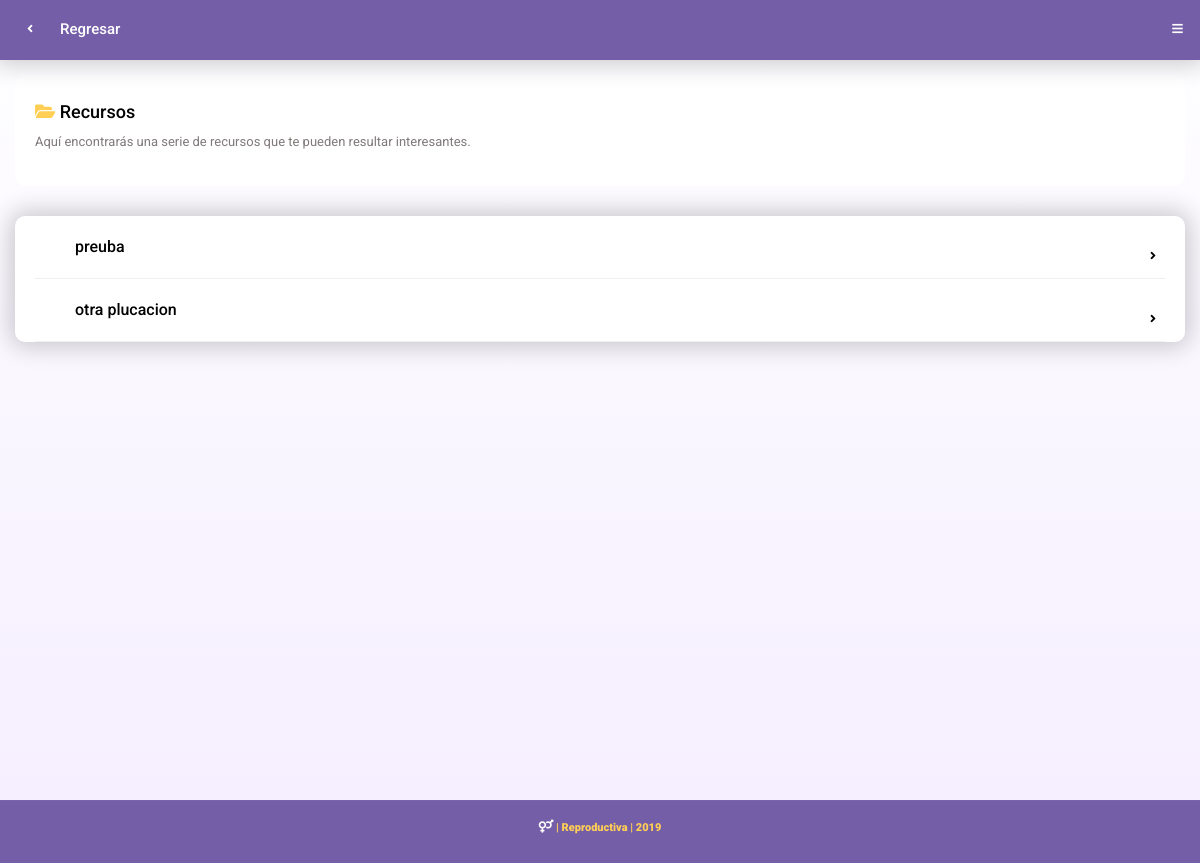
The page /archivos_list/ on the database as committed earlier.
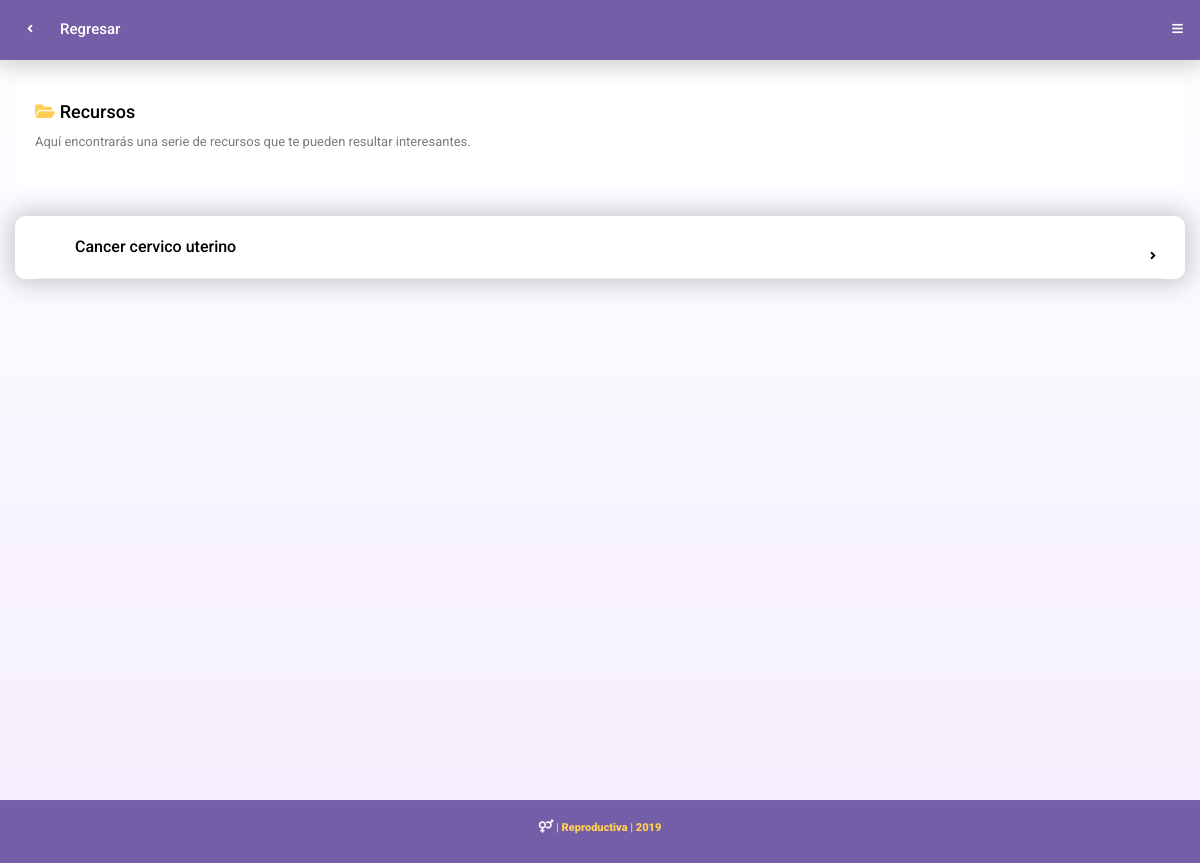
The same page on the database as committed later.
### reproductivaApp/models.py (models this page shows, shortened)
class Archivos(models.Model):
      nombre= models.TextField(max_length=150, null=True)
      descrip=models.TextField(null=True)
      fecha_publicacion=models.DateField()
      autor=models.TextField(max_length=150, null=True)
      usuario_creo=models.ForeignKey(User, on_delete=models.CASCADE,)
      archivo=models.FileField(upload_to='archivos/', null=True)

### reproductivaApp/views.py (the view)
# urls.py: url(r'^archivos_list/$', views.archivos, name="archivos_list"),
def archivos(request):
    archivo_list =Archivos.objects.all()
    return render(request,'archivos.html',{'detalleArchivo':archivo_list})

### templates/archivos.html (shortened to what this page needs)
{% extends 'base.html' %}
{% load staticfiles %}
{% block content %}
    <div class="header header-light header-logo-app">
		<a href="/" class="header-title" style="color:white;">Regresar</a>
		<a href="/" class="header-icon header-icon-1"><i class="fas fa-angle-left"></i></a>
		<a data-menu="menu-1" data-menu-type="menu-sidebar-left-push" href="#" class="header-icon header-icon-2"><i class="fas fa-bars"></i></a>
    </div>
 	<div class="page-content header-clear-large">
<div class="content-box bg-white">
    <h4 class="top-25">
			<span class="fa fa-folder-open color-yellow-light"></span>	Recursos
			</h4>
			<p>
			Aquí encontrarás una serie de recursos que te pueden resultar interesantes.
			</p>
</div>
        <div class="bg-white shadow-large content-box">
            <ul class="link-list link-list-large bottom-0">
                {% for item in detalleArchivo %}
                <li><a href="{% url 'archivos_detalle'  %}?id_archivo={{ item.id }}"><i class="fa fa-angle-right"></i><i></i><span>{{ item.nombre}}</span><em></em></a></li>
                    {% endfor %}
            </ul>
        </div>
    </div>
{% endblock %}

Rows that differ between the two databases and show on the page:
removed Archivos: nombre "preuba"
changed Archivos: nombre "otra plucacion" → "Cancer cervico uterino"
